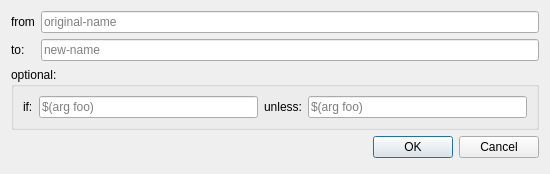
<?xml version="1.0" encoding="UTF-8"?>
<ui version="4.0">
 <class>RemapEdit</class>
 <widget class="QDialog" name="RemapEdit">
  <property name="geometry">
   <rect>
    <x>0</x>
    <y>0</y>
    <width>550</width>
    <height>174</height>
   </rect>
  </property>
  <property name="windowTitle">
   <string>Remap:</string>
  </property>
  <property name="windowIcon">
   <iconset>
    <normaloff>:/icons/logo.png</normaloff>:/icons/logo.png</iconset>
  </property>
  <layout class="QFormLayout" name="formLayout">
   <item row="0" column="0">
    <widget class="QLabel" name="label">
     <property name="text">
      <string>from</string>
     </property>
    </widget>
   </item>
   <item row="0" column="1">
    <widget class="QLineEdit" name="lineEdit_from">
     <property name="placeholderText">
      <string>original-name</string>
     </property>
    </widget>
   </item>
   <item row="1" column="0">
    <widget class="QLabel" name="label_3">
     <property name="text">
      <string>to:</string>
     </property>
    </widget>
   </item>
   <item row="1" column="1">
    <widget class="QLineEdit" name="lineEdit_to">
     <property name="placeholderText">
      <string>new-name</string>
     </property>
    </widget>
   </item>
   <item row="2" column="0" colspan="2">
    <widget class="QGroupBox" name="groupBox">
     <property name="title">
      <string>optional:</string>
     </property>
     <layout class="QGridLayout" name="gridLayout">
      <item row="0" column="0">
       <widget class="QLabel" name="label_8">
        <property name="text">
         <string>if:</string>
        </property>
       </widget>
      </item>
      <item row="0" column="1">
       <widget class="QLineEdit" name="lineEdit_if">
        <property name="placeholderText">
         <string>$(arg foo)</string>
        </property>
       </widget>
      </item>
      <item row="0" column="2">
       <widget class="QLabel" name="label_9">
        <property name="text">
         <string>unless:</string>
        </property>
       </widget>
      </item>
      <item row="0" column="3">
       <widget class="QLineEdit" name="lineEdit_unless">
        <property name="placeholderText">
         <string>$(arg foo)</string>
        </property>
       </widget>
      </item>
     </layout>
    </widget>
   </item>
   <item row="3" column="1">
    <widget class="QDialogButtonBox" name="buttonBox">
     <property name="orientation">
      <enum>Qt::Horizontal</enum>
     </property>
     <property name="standardButtons">
      <set>QDialogButtonBox::Cancel|QDialogButtonBox::Ok</set>
     </property>
    </widget>
   </item>
  </layout>
 </widget>
 <resources/>
 <connections>
  <connection>
   <sender>buttonBox</sender>
   <signal>rejected()</signal>
   <receiver>RemapEdit</receiver>
   <slot>reject()</slot>
   <hints>
    <hint type="sourcelabel">
     <x>316</x>
     <y>260</y>
    </hint>
    <hint type="destinationlabel">
     <x>286</x>
     <y>274</y>
    </hint>
   </hints>
  </connection>
  <connection>
   <sender>buttonBox</sender>
   <signal>accepted()</signal>
   <receiver>RemapEdit</receiver>
   <slot>accept()</slot>
   <hints>
    <hint type="sourcelabel">
     <x>248</x>
     <y>254</y>
    </hint>
    <hint type="destinationlabel">
     <x>157</x>
     <y>274</y>
    </hint>
   </hints>
  </connection>
 </connections>
</ui>
